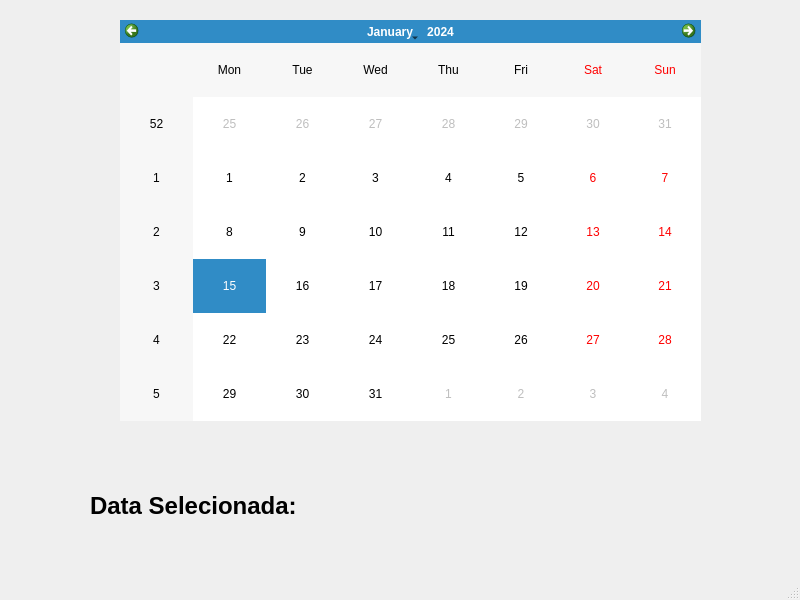
<?xml version="1.0" encoding="UTF-8"?>
<ui version="4.0">
 <class>MainWindow</class>
 <widget class="QMainWindow" name="MainWindow">
  <property name="geometry">
   <rect>
    <x>0</x>
    <y>0</y>
    <width>800</width>
    <height>600</height>
   </rect>
  </property>
  <property name="windowTitle">
   <string>MainWindow</string>
  </property>
  <widget class="QWidget" name="centralwidget">
   <widget class="QCalendarWidget" name="calendarWidget">
    <property name="geometry">
     <rect>
      <x>120</x>
      <y>20</y>
      <width>581</width>
      <height>401</height>
     </rect>
    </property>
   </widget>
   <widget class="QLabel" name="label">
    <property name="geometry">
     <rect>
      <x>90</x>
      <y>480</y>
      <width>671</width>
      <height>51</height>
     </rect>
    </property>
    <property name="font">
     <font>
      <pointsize>18</pointsize>
      <weight>75</weight>
      <bold>true</bold>
     </font>
    </property>
    <property name="text">
     <string>Data Selecionada:</string>
    </property>
   </widget>
  </widget>
  <widget class="QMenuBar" name="menubar">
   <property name="geometry">
    <rect>
     <x>0</x>
     <y>0</y>
     <width>800</width>
     <height>21</height>
    </rect>
   </property>
  </widget>
  <widget class="QStatusBar" name="statusbar"/>
 </widget>
 <resources/>
 <connections/>
</ui>
